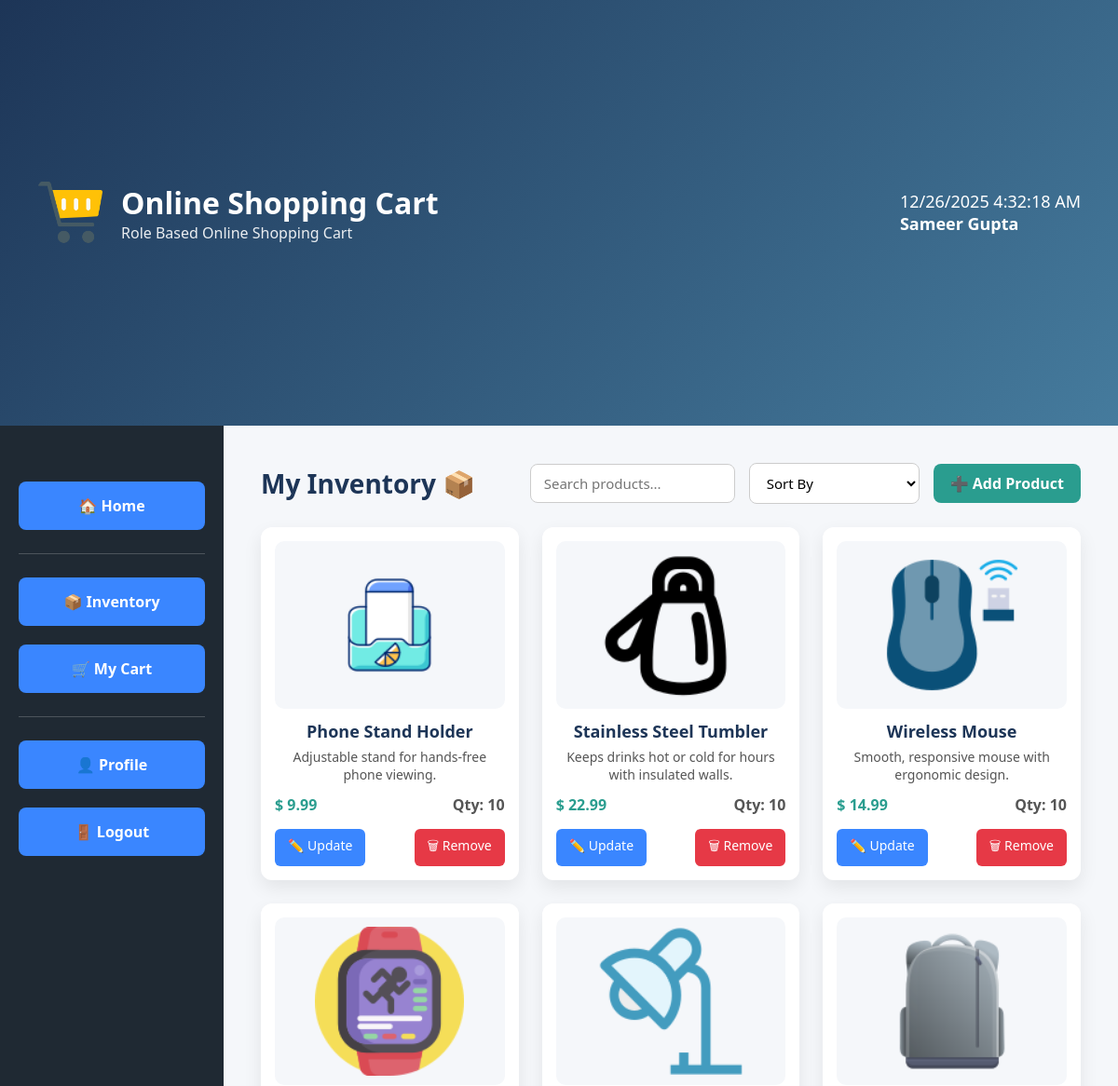
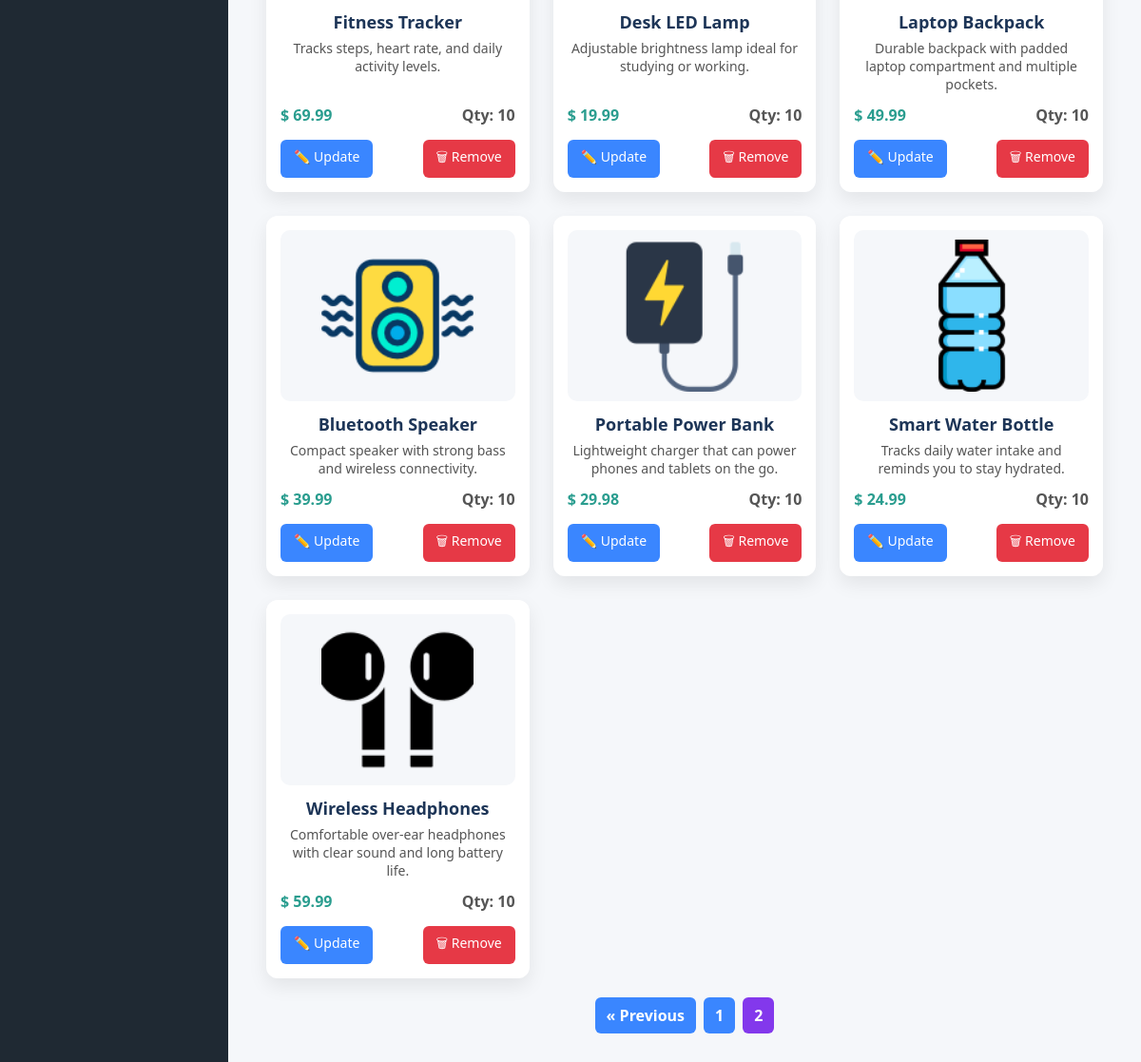
Page /seller/dashboard?page=2&q= (signed in) on the committed database (2 pictures, top to bottom).
### src/models/inventory.py (models this page shows)
class Inventory(SQLModel, table=True):
    __tablename__ = "inventory"
    id: Optional[int] = Field(default=None, primary_key=True)
    name: str = Field(nullable=False, index=True)
    description: Optional[str] = Field(default=None)
    price: float = Field(nullable=False, gt=0)
    quantity: int = Field(default=0, ge=0)
    image: Optional[str] = Field(default=None)
    seller_id: int = Field(foreign_key="users.id", nullable=False)
    seller: Optional["User"] = Relationship(  # noqa
        sa_relationship_kwargs={"lazy": "select"},  # lazy loading
        back_populates=None,  # one-directional
    )
    is_active: bool = Field(default=True, index=True)
    created_at: datetime = Field(
        default_factory=get_utc_now, alias="created_at", index=True
    )
    updated_at: datetime = Field(
        default_factory=get_utc_now, alias="updated_at", index=True
    )

### src/routes/seller.py (the view, shortened to what this page needs)
@seller.route("/dashboard", methods=["GET"])
@login_required
@role_required("seller", "admin")
def dashboard():
    seller_id = session.get("user_id")
    query = request.args.get("q", "").strip()
    sort = request.args.get("sort", "")
    page = request.args.get("page", 1, type=int)
    with Session(engine) as db_session:
        stmt = select(Inventory).where(
            Inventory.seller_id == seller_id,
            Inventory.is_active == True
        )
        total_items = len(db_session.exec(stmt).all())
        total_pages = ceil(total_items / ITEMS_PER_PAGE)
        if sort == "name_asc":
            stmt = stmt.order_by(Inventory.name.asc())
        elif sort == "name_desc":
            stmt = stmt.order_by(Inventory.name.desc())
        elif sort == "price_asc":
            stmt = stmt.order_by(Inventory.price.asc())
        elif sort == "price_desc":
            stmt = stmt.order_by(Inventory.price.desc())
        elif sort == "date_asc":
            stmt = stmt.order_by(Inventory.created_at.asc())
        elif sort == "date_desc":
            stmt = stmt.order_by(Inventory.created_at.desc())
        else:
            stmt = stmt.order_by(Inventory.created_at.desc())
        stmt = stmt.offset((page - 1) * ITEMS_PER_PAGE).limit(ITEMS_PER_PAGE)
        inventories = db_session.exec(stmt).all()
    return render_template("seller/dashboard.html",
                           inventories=inventories, total_pages=total_pages, page=page, search_query=query, sort=sort)

### src/utilities/security.py (called while the page is built, shortened)
def login_required(view: Callable[..., Any]) -> Callable[..., Any]:
    @wraps(view)
    def wrapped_view(*args, **kwargs):
        logger.debug(
            "User %s accessed %s",
            session.get("user_id"),
            request.path,
        )
        return view(*args, **kwargs)
    return wrapped_view

def role_required(*allowed_roles: str):
    allowed_roles_set = {role.lower() for role in allowed_roles}
    def decorator(view):
        @wraps(view)
        def wrapped_view(*args, **kwargs):
            user_id = session.get("user_id")
            user_role = session.get("role")
            logger.debug(
                "Role access granted: user_id=%s role=%s path=%s",
                user_id,
                user_role,
                request.path,
            )
            return view(*args, **kwargs)
        return wrapped_view
    return decorator

### templates/seller/dashboard.html (shortened to what this page needs)
{% extends "base.html" %}
{% block body %}
    {% include "fragments/header.html" %}
    <div class="container">
        {% include "fragments/navigation.html" %}
        <div class="content">
            <div class="dashboard-header">
                <h2>My Inventory 📦</h2>
                <div class="dashboard-actions">
                    <form method="get" class="inventory-search">
                        <input type="text"
                               name="q"
                               placeholder="Search products..."
                               value="{{ request.args.get('q', '') }}">
                    </form>
                    <form method="get" class="inventory-sort">
                        <select name="sort" onchange="this.form.submit()">
                            <option value="">Sort By</option>
                        </select>
                    </form>
                    <a href="{{ url_for('seller.add_inventory') }}" class="btn-add">
                        ➕ Add Product
                    </a>
                </div>
            </div>
            <div class="inventory-grid">
                {% for item in inventories %}
                    <div class="inventory-card">
                        <img src="{{ url_for('static', filename='uploads/' ~ item.image) }}"
                             alt="{{ item.name }}">
                        <h3>{{ item.name }}</h3>
                        <p class="inventory-desc">
                            {{ item.description }}
                        </p>
                        <div class="inventory-footer">
                            <span class="price">$ {{ "%.2f"|format(item.price) }}</span>
                            <span class="qty">Qty: {{ item.quantity }}</span>
                        </div>
                        <div class="inventory-actions">
                            <a href="{{ url_for('seller.update_inventory', item_id=item.id) }}" class="btn-edit">
                                ✏️ Update
                            </a>
                            <form method="post"
                                  action="{{ url_for('seller.delete_inventory', item_id=item.id) }}"
                                  onsubmit="return confirm('Are you sure you want to remove this item?');">
                                <button type="submit" class="btn-delete">
                                    🗑 Remove
                                </button>
                            </form>
                        </div>
                    </div>
                {% else %}
                    <p>You have not added any inventory yet.</p>
                {% endfor %}
            </div>
            <div class="pagination">
                {% if page > 1 %}
                    <a href="{{ url_for('seller.dashboard', page=page-1, q=search_query) }}">« Previous</a>
                {% endif %}
                {% for p in range(1, total_pages + 1) %}
                    {% if p == page %}
                        <span class="current">{{ p }}</span>
                    {% else %}
                        <a href="{{ url_for('seller.dashboard', page=p, q=search_query) }}">{{ p }}</a>
                    {% endif %}
                {% endfor %}
            </div>
        </div>
    </div>
{% endblock %}

### static/css/style.css (style rules this page uses)
* { margin: 0; padding: 0; box-sizing: border-box; font-family: "Segoe UI", Tahoma, sans-serif; }
body { height: 100vh; background: #f5f7fa; overflow: hidden; }
.container { display: flex; height: 80vh; overflow-y: auto; }
.content { width: 80vw; padding: 40px; overflow-y: auto; }
.inventory-grid { display: grid; grid-template-columns: repeat(auto-fill, minmax(240px, 1fr)); gap: 25px; }
.inventory-card { background: #ffffff; border-radius: 12px; box-shadow: 0 8px 20px rgba(0, 0, 0, 0.08); padding: 15px; transition: transform 0.2s ease, box-shadow 0.2s ease; display: flex; flex-direction: column; text-align: center; }
.inventory-card img { width: 100%; height: 180px; object-fit: contain; background: #f5f7fa; border-radius: 10px; margin-bottom: 12px; padding: 10px; }
.inventory-card h3 { font-size: 18px; color: #1d3557; margin-bottom: 6px; }
.inventory-desc { font-size: 14px; color: #555; flex-grow: 1; }
.inventory-footer { display: flex; justify-content: space-between; margin-top: 12px; font-weight: bold; }
.price { color: #2a9d8f; }
.qty { color: #555; }
.dashboard-header { display: flex; justify-content: space-between; align-items: center; margin-bottom: 25px; }
.dashboard-header h2 { font-size: 28px; color: #1d3557; }
.btn-add { padding: 10px 18px; background: #2a9d8f; color: white; border-radius: 8px; text-decoration: none; font-weight: bold; }
.inventory-actions { display: flex; justify-content: space-between; margin-top: 15px; }
.btn-edit { background: #3a86ff; color: white; padding: 8px 14px; border-radius: 6px; text-decoration: none; font-size: 14px; }
.btn-delete { background: #e63946; color: white; padding: 8px 14px; border-radius: 6px; text-decoration: none; font-size: 14px; }
.dashboard-actions { display: flex; align-items: center; gap: 15px; }
.inventory-search input { padding: 10px 14px; border-radius: 8px; border: 1px solid #ccc; font-size: 15px; width: 220px; transition: border-color 0.3s ease, box-shadow 0.3s ease; }
.inventory-actions form { margin: 0; }
.inventory-actions button { border: none; cursor: pointer; }
.inventory-sort select { padding: 10px 14px; border-radius: 8px; border: 1px solid #ccc; font-size: 15px; background: white; cursor: pointer; }
.pagination { display: flex; justify-content: center; margin-top: 20px; gap: 8px; }
.pagination a, .pagination span { padding: 8px 12px; border-radius: 6px; text-decoration: none; background: #3a86ff; color: white; font-weight: bold; transition: background 0.3s ease; }
.pagination .current { background: #8338ec; }

### rows in the picture
Inventory: image (picture), name "Phone Stand Holder", description "Adjustable stand for hands-free phone viewing.", price "9.99", quantity "10"
Inventory: image (picture), name "Stainless Steel Tumbler", description "Keeps drinks hot or cold for hours with insulated walls.", price "22.99", quantity "10"
Inventory: image (picture), name "Wireless Mouse", description "Smooth, responsive mouse with ergonomic design.", price "14.99", quantity "10"
Inventory: image (picture), name "Fitness Tracker", description "Tracks steps, heart rate, and daily activity levels.", price "69.99", quantity "10"
Inventory: image (picture), name "Desk LED Lamp", description "Adjustable brightness lamp ideal for studying or working.", price "19.99", quantity "10"
Inventory: image (picture), name "Laptop Backpack", description "Durable backpack with padded laptop compartment and multiple pockets.", price "49.99", quantity "10"
Inventory: image (picture), name "Bluetooth Speaker", description "Compact speaker with strong bass and wireless connectivity.", price "39.99", quantity "10"
Inventory: image (picture), name "Portable Power Bank", description "Lightweight charger that can power phones and tablets on the go.", price "29.98", quantity "10"
Inventory: image (picture), name "Smart Water Bottle", description "Tracks daily water intake and reminds you to stay hydrated.", price "24.99", quantity "10"
Inventory: image (picture), name "Wireless Headphones", description "Comfortable over-ear headphones with clear sound and long battery life.", price "59.99", quantity "10"

### other values in the picture
{{ session.get("full_name") | title }} "Sameer Gupta"
{{ p }} "1"
{{ p }} "2"
